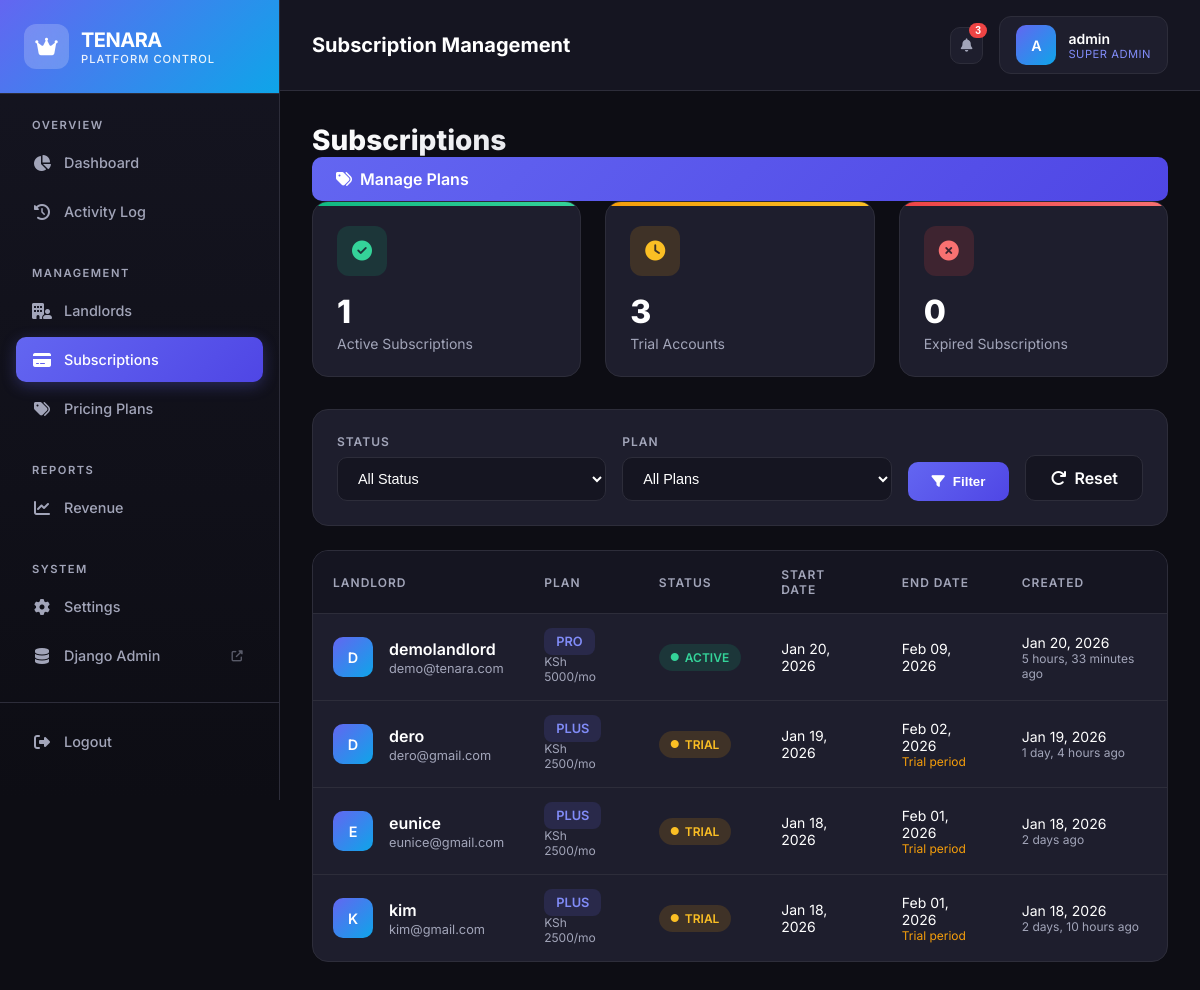
The app's page /superadmin/subscriptions/ (signed in) with its own data.
### accounts/models.py (models this page shows, shortened)
class User(AbstractUser):
    ROLE_CHOICES = [
        ('superadmin', 'Super Admin'),
        ('landlord', 'Landlord'),
        ('tenant', 'Tenant'),
    ]
    role = models.CharField(max_length=20, choices=ROLE_CHOICES, default='landlord')
    phone_number = models.CharField(max_length=15, blank=True)
    is_active_account = models.BooleanField(default=True, help_text='Account can be suspended by super admin')
    class Meta:
        db_table = 'users'
        verbose_name = 'User'
        verbose_name_plural = 'Users'
    @property
    def is_superadmin(self):
        return self.is_superuser or self.role == 'superadmin'
    @property
    def is_landlord(self):
        return self.role == 'landlord' and not self.is_superuser

class LandlordProfile(models.Model):
    user = models.OneToOneField(User, on_delete=models.CASCADE, related_name='landlord_profile')
    business_name = models.CharField(max_length=255, blank=True)
    subscription = models.ForeignKey(
        'subscriptions.Subscription',
        on_delete=models.SET_NULL,
        null=True,
        blank=True,
        related_name='landlord_profiles'
    )
    mpesa_consumer_key = models.CharField(max_length=255, blank=True)
    mpesa_consumer_secret = models.CharField(max_length=255, blank=True)
    mpesa_shortcode = models.CharField(max_length=20, blank=True)
    mpesa_passkey = models.TextField(blank=True)
    bonga_api_key = models.CharField(max_length=255, blank=True)
    bonga_sender_id = models.CharField(max_length=20, default='TENARA')
    smtp_host = models.CharField(max_length=255, blank=True)
    smtp_port = models.IntegerField(default=587)
    smtp_username = models.CharField(max_length=255, blank=True)
    smtp_password = models.CharField(max_length=255, blank=True)
    smtp_use_tls = models.BooleanField(default=True)
    created_at = models.DateTimeField(auto_now_add=True)
    updated_at = models.DateTimeField(auto_now=True)
    class Meta:
        db_table = 'landlord_profiles'
        verbose_name = 'Landlord Profile'
        verbose_name_plural = 'Landlord Profiles'

### subscriptions/models.py (models this page shows, shortened)
class Subscription(models.Model):
    STATUS_CHOICES = [
        ('active', 'Active'),
        ('expired', 'Expired'),
        ('suspended', 'Suspended'),
        ('trial', 'Trial'),
    ]
    landlord = models.ForeignKey('accounts.LandlordProfile', on_delete=models.CASCADE, related_name='subscriptions')
    plan = models.ForeignKey(SubscriptionPlan, on_delete=models.PROTECT)
    status = models.CharField(max_length=20, choices=STATUS_CHOICES, default='trial')
    start_date = models.DateField(auto_now_add=True)
    end_date = models.DateField()
    auto_renew = models.BooleanField(default=True)
    created_at = models.DateTimeField(auto_now_add=True)
    updated_at = models.DateTimeField(auto_now=True)
    class Meta:
        db_table = 'subscriptions'
        ordering = ['-created_at']
        verbose_name = 'Subscription'
        verbose_name_plural = 'Subscriptions'

class SubscriptionPlan(models.Model):
    PLAN_CHOICES = [
        ('PLUS', 'PLUS'),
        ('PRO', 'PRO'),
        ('BUSINESS', 'BUSINESS'),
        ('ENTERPRISE', 'ENTERPRISE'),
    ]
    name = models.CharField(max_length=20, choices=PLAN_CHOICES, unique=True)
    max_units = models.IntegerField(help_text='Maximum number of units allowed')
    monthly_price = models.DecimalField(max_digits=10, decimal_places=2)
    features = models.JSONField(default=dict, help_text='Plan features in JSON format')
    is_active = models.BooleanField(default=True)
    created_at = models.DateTimeField(auto_now_add=True)
    updated_at = models.DateTimeField(auto_now=True)
    class Meta:
        db_table = 'subscription_plans'
        ordering = ['monthly_price']
        verbose_name = 'Subscription Plan'
        verbose_name_plural = 'Subscription Plans'

### superadmin/views.py (the view)
# urls.py: path('subscriptions/', views.subscriptions_list, name='subscriptions'),
@superadmin_required
def subscriptions_list(request):
    status_filter = request.GET.get('status', '')
    plan_filter = request.GET.get('plan', '')
    subscriptions = Subscription.objects.select_related(
        'landlord__user', 'plan'
    ).order_by('-created_at')
    if status_filter:
        subscriptions = subscriptions.filter(status=status_filter)
    if plan_filter:
        subscriptions = subscriptions.filter(plan_id=plan_filter)
    plans = SubscriptionPlan.objects.filter(is_active=True)
    total_active = subscriptions.filter(status='active').count()
    total_trial = subscriptions.filter(status='trial').count()
    total_expired = subscriptions.filter(status='expired').count()
    context = {
        'subscriptions': subscriptions,
        'plans': plans,
        'status_filter': status_filter,
        'plan_filter': plan_filter,
        'total_active': total_active,
        'total_trial': total_trial,
        'total_expired': total_expired,
    }
    return render(request, 'superadmin/subscriptions.html', context)

### core/context_processors.py (called while the page is built, shortened)
def subscription_context(request):
    context = {
        'subscription': None,
        'subscription_status': None,
        'is_trial': False,
        'days_remaining': 0,
        'units_used': 0,
        'units_limit': 0,
        'business_name': '',
    }
    if not request.user.is_authenticated:
        return context
    if not hasattr(request.user, 'is_landlord') or not request.user.is_landlord:
        return context

### superadmin/templates/superadmin/subscriptions.html (shortened to what this page needs)
{% extends 'superadmin/base.html' %}
{% block page_title %}Subscription Management{% endblock %}
{% block content %}
<div class="page-header">
    <div>
        <h1 class="page-header-title">Subscriptions</h1>
    </div>
    <a href="{% url 'superadmin:subscription_plans' %}" class="filter-btn">
        <i class="fas fa-tags"></i> Manage Plans
    </a>
</div>
<div class="stats-grid">
    <div class="stat-card success">
        <div class="stat-icon">
            <i class="fas fa-check-circle"></i>
        </div>
        <div class="stat-value">{{ total_active }}</div>
        <div class="stat-label">Active Subscriptions</div>
    </div>
    <div class="stat-card warning">
        <div class="stat-icon">
            <i class="fas fa-clock"></i>
        </div>
        <div class="stat-value">{{ total_trial }}</div>
        <div class="stat-label">Trial Accounts</div>
    </div>
    <div class="stat-card danger">
        <div class="stat-icon">
            <i class="fas fa-times-circle"></i>
        </div>
        <div class="stat-value">{{ total_expired }}</div>
        <div class="stat-label">Expired Subscriptions</div>
    </div>
</div>
<div class="filter-card">
    <form class="filter-form" method="GET">
        <div class="filter-group">
            <label class="filter-label">Status</label>
            <select name="status" class="filter-select">
                <option value="">All Status</option>
            </select>
        </div>
        <div class="filter-group">
            <label class="filter-label">Plan</label>
            <select name="plan" class="filter-select">
                <option value="">All Plans</option>
            </select>
        </div>
        <button type="submit" class="filter-btn">
            <i class="fas fa-filter"></i> Filter
        </button>
        <a href="{% url 'superadmin:subscriptions' %}" class="filter-btn filter-btn-reset">
            <i class="fas fa-redo"></i> Reset
        </a>
    </form>
</div>
<div class="table-card">
    {% if subscriptions %}
    <div class="table-responsive">
        <table class="data-table">
            <thead>
                <tr>
                    <th>Landlord</th>
                    <th>Plan</th>
                    <th>Status</th>
                    <th>Start Date</th>
                    <th>End Date</th>
                    <th>Created</th>
                </tr>
            </thead>
            <tbody>
                {% for sub in subscriptions %}
                <tr>
                    <td>
                        <div class="user-cell">
                            <div class="user-avatar" style="background: linear-gradient(135deg, var(--primary), var(--secondary));">
                                {{ sub.landlord.user.username|slice:":1"|upper }}
                            </div>
                            <div class="user-info">
                                <h4>{{ sub.landlord.user.username }}</h4>
                                <p>{{ sub.landlord.user.email }}</p>
                            </div>
                        </div>
                    </td>
                    <td>
                        <span class="plan-badge">{{ sub.plan.name }}</span>
                        <div style="font-size: 0.75rem; color: var(--light); margin-top: 0.25rem;">
                            KSh {{ sub.plan.monthly_price|floatformat:0 }}/mo
                        </div>
                    </td>
                    <td>
                        <span class="status-badge {{ sub.status }}">
                            <i class="fas fa-circle" style="font-size: 0.5rem;"></i>
                            {{ sub.status|title }}
                        </span>
                    </td>
                    <td>
                        <div class="date-info">
                            {{ sub.start_date|date:"M d, Y" }}
                        </div>
                    </td>
                    <td>
                        <div class="date-info">
                            {{ sub.end_date|date:"M d, Y" }}
                            {% if sub.status == 'expired' %}
                            <div class="secondary" style="color: var(--danger);">Expired</div>
                            {% elif sub.status == 'trial' %}
                            <div class="secondary" style="color: var(--warning);">Trial period</div>
                            {% endif %}
                        </div>
                    </td>
                    <td>
                        <div class="date-info">
                            {{ sub.created_at|date:"M d, Y" }}
                            <div class="secondary">{{ sub.created_at|timesince }} ago</div>
                        </div>
                    </td>
                </tr>
                {% endfor %}
            </tbody>
        </table>
    </div>
    {% endif %}
</div>
{% endblock %}

### superadmin/templates/superadmin/base.html (shortened to what this page needs)
{% load static %}
<!DOCTYPE html>
<html lang="en">
<head>
    <link rel="stylesheet" href="https://cdnjs.cloudflare.com/ajax/libs/font-awesome/6.4.0/css/all.min.css">
</head>
<body>
    <aside class="sidebar" id="sidebar">
        <div class="sidebar-header">
            <div class="sidebar-brand">
                <div class="sidebar-brand-icon">
                    <i class="fas fa-crown"></i>
                </div>
                <div>
                    <div class="sidebar-brand-text">TENARA</div>
                    <div class="sidebar-brand-subtitle">Platform Control</div>
                </div>
            </div>
        </div>
        <nav class="sidebar-nav">
            <div class="nav-section">
                <div class="nav-section-title">Overview</div>
                <a href="{% url 'superadmin:dashboard' %}" class="nav-item {% if request.resolver_match.url_name == 'dashboard' or request.resolver_match.url_name == 'dashboard_alt' %}active{% endif %}">
                    <i class="fas fa-chart-pie"></i>
                    <span>Dashboard</span>
                </a>
                <a href="{% url 'superadmin:activity_log' %}" class="nav-item {% if request.resolver_match.url_name == 'activity_log' %}active{% endif %}">
                    <i class="fas fa-history"></i>
                    <span>Activity Log</span>
                </a>
            </div>
            <div class="nav-section">
                <div class="nav-section-title">Management</div>
                <a href="{% url 'superadmin:landlords' %}" class="nav-item {% if 'landlord' in request.resolver_match.url_name %}active{% endif %}">
                    <i class="fas fa-building-user"></i>
                    <span>Landlords</span>
                </a>
                <a href="{% url 'superadmin:subscriptions' %}" class="nav-item {% if request.resolver_match.url_name == 'subscriptions' %}active{% endif %}">
                    <i class="fas fa-credit-card"></i>
                    <span>Subscriptions</span>
                </a>
                <a href="{% url 'superadmin:subscription_plans' %}" class="nav-item {% if request.resolver_match.url_name == 'subscription_plans' %}active{% endif %}">
                    <i class="fas fa-tags"></i>
                    <span>Pricing Plans</span>
                </a>
            </div>
            <div class="nav-section">
                <div class="nav-section-title">Reports</div>
                <a href="{% url 'superadmin:revenue_report' %}" class="nav-item {% if request.resolver_match.url_name == 'revenue_report' %}active{% endif %}">
                    <i class="fas fa-chart-line"></i>
                    <span>Revenue</span>
                </a>
            </div>
            <div class="nav-section">
                <div class="nav-section-title">System</div>
                <a href="{% url 'superadmin:system_settings' %}" class="nav-item {% if request.resolver_match.url_name == 'system_settings' %}active{% endif %}">
                    <i class="fas fa-cog"></i>
                    <span>Settings</span>
                </a>
                <a href="/admin/" class="nav-item" target="_blank">
                    <i class="fas fa-database"></i>
                    <span>Django Admin</span>
                    <i class="fas fa-external-link-alt" style="font-size: 0.7rem; margin-left: auto; opacity: 0.5;"></i>
                </a>
            </div>
            <div class="nav-section" style="margin-top: auto; padding-top: 1rem; border-top: 1px solid var(--border-color);">
                <a href="{% url 'accounts:logout' %}" class="nav-item">
                    <i class="fas fa-sign-out-alt"></i>
                    <span>Logout</span>
                </a>
            </div>
        </nav>
    </aside>
    <main class="main-content">
        <header class="top-header">
            <div class="header-left">
                <h1 class="page-title">{% block page_title %}Dashboard{% endblock %}</h1>
            </div>
            <div class="header-right">
                <button class="header-btn">
                    <i class="fas fa-bell"></i>
                    <span class="badge">3</span>
                </button>
                <div class="user-menu">
                    <div class="user-avatar">
                        {{ request.user.username|slice:":1"|upper }}
                    </div>
                    <div class="user-info">
                        <div class="user-name">{{ request.user.username }}</div>
                        <div class="user-role">Super Admin</div>
                    </div>
                </div>
            </div>
        </header>
        <div class="page-content">
            {% block content %}{% endblock %}
        </div>
    </main>
</body>
</html>

### records on screen
User: user.username "A", user.username "admin"
Subscription: landlord.user.username "D", landlord.user.username "demolandlord", landlord.user.email "demo@tenara.com", plan.name "PRO", plan.monthly_price "5000", status "ACTIVE", start_date "Jan 20, 2026", end_date "Feb 09, 2026", created_at "Jan 20, 2026", created_at "5 hours, 33 minutes"
Subscription: landlord.user.username "D", landlord.user.username "dero", landlord.user.email "dero@gmail.com", plan.name "PLUS", plan.monthly_price "2500", status "TRIAL", start_date "Jan 19, 2026", end_date "Feb 02, 2026", shows "Trial period", created_at "Jan 19, 2026", created_at "1 day, 4 hours"
Subscription: landlord.user.username "E", landlord.user.username "eunice", landlord.user.email "eunice@gmail.com", plan.name "PLUS", plan.monthly_price "2500", status "TRIAL", start_date "Jan 18, 2026", end_date "Feb 01, 2026", shows "Trial period", created_at "Jan 18, 2026", created_at "2 days"
Subscription: landlord.user.username "K", landlord.user.username "kim", landlord.user.email "kim@gmail.com", plan.name "PLUS", plan.monthly_price "2500", status "TRIAL", start_date "Jan 18, 2026", end_date "Feb 01, 2026", shows "Trial period", created_at "Jan 18, 2026", created_at "2 days, 10 hours"

### other values on screen
{{ total_active }} "1"
{{ total_trial }} "3"
{{ total_expired }} "0"
